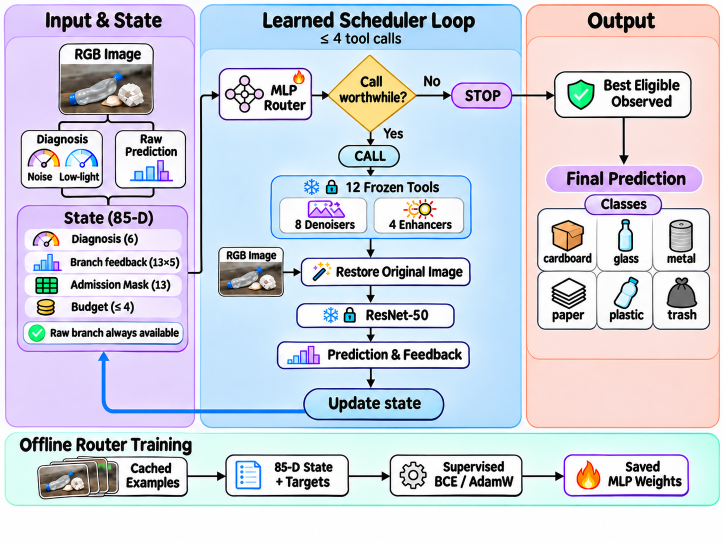
#> input picture assets/agent_scheduling.png, 1448 x 1086 px (shown at 1/2 size)
$ python -i toolbox.py   (imports and definitions only)
#> lines starting #> are read from the running program, lines starting #| are printed output that depends on the picture
"""依赖 OpenCV 的独立图像处理工具箱，不参与实验 Agent 的默认路由。"""
from __future__ import annotations

from typing import Callable

import cv2
import numpy as np


def _rgb(image: np.ndarray) -> np.ndarray:
    if image.ndim == 2:
        return cv2.cvtColor(image, cv2.COLOR_GRAY2RGB)
    if image.shape[2] == 4:
        return cv2.cvtColor(image, cv2.COLOR_RGBA2RGB)
    return image


# [18 lines left out: functions clahe, auto_contrast, not called in this run]


def gamma_lift(image: np.ndarray) -> np.ndarray:
    lut = np.clip(np.power(np.arange(256, dtype=np.float32) / 255.0, 0.7) * 255, 0, 255).astype(np.uint8)
    return cv2.LUT(_rgb(image), lut)


# [18 lines left out: functions white_balance, unsharp_mask, edge_detail, not called in this run]


def median_denoise(image: np.ndarray) -> np.ndarray:
    return cv2.medianBlur(_rgb(image), 3)


def bilateral_denoise(image: np.ndarray) -> np.ndarray:
    return cv2.bilateralFilter(_rgb(image), 7, 45, 45)


def nlmeans_denoise(image: np.ndarray) -> np.ndarray:
    return cv2.fastNlMeansDenoisingColored(_rgb(image), None, 5, 5, 7, 21)


def jpeg_cleanup(image: np.ndarray) -> np.ndarray:
    image = _rgb(image)
    ycrcb = cv2.cvtColor(image, cv2.COLOR_RGB2YCrCb)
#> ycrcb: shape (1086, 1448, 3); mean of channels 0, 1, 2 211.4, 125.2, 134.6
    y, cr, cb = cv2.split(ycrcb)
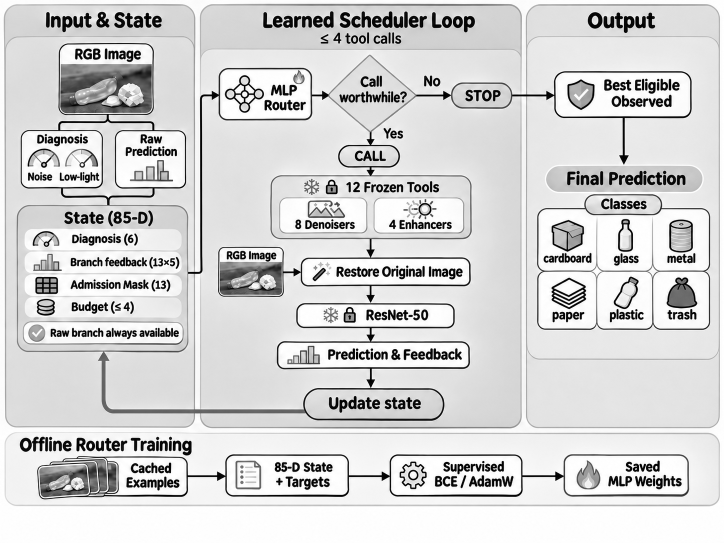
#> y: shape (1086, 1448) (shown at 1/2 size); min 0, max 255, mean 211.4
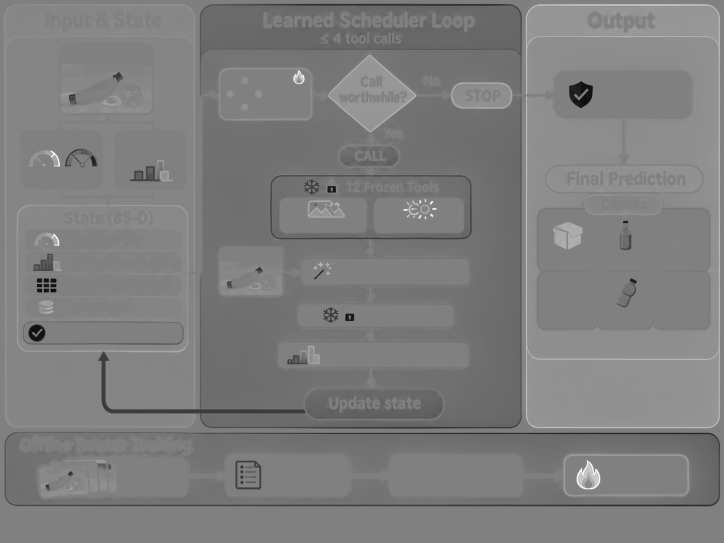
#> cr: shape (1086, 1448) (shown at 1/2 size); min 8, max 255, mean 125.2
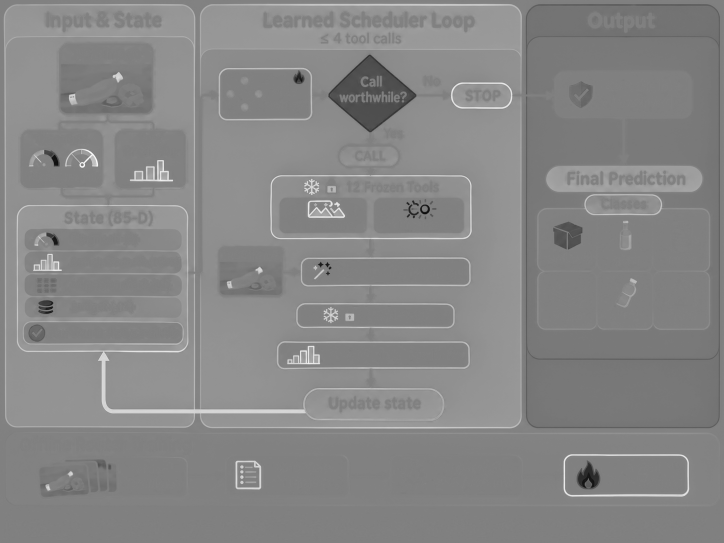
#> cb: shape (1086, 1448) (shown at 1/2 size); min 7, max 255, mean 134.6
    cr = cv2.bilateralFilter(cr, 5, 25, 25)
    cb = cv2.bilateralFilter(cb, 5, 25, 25)
    softened = cv2.cvtColor(cv2.merge((y, cr, cb)), cv2.COLOR_YCrCb2RGB)
    return cv2.addWeighted(image, 0.65, softened, 0.35, 0)
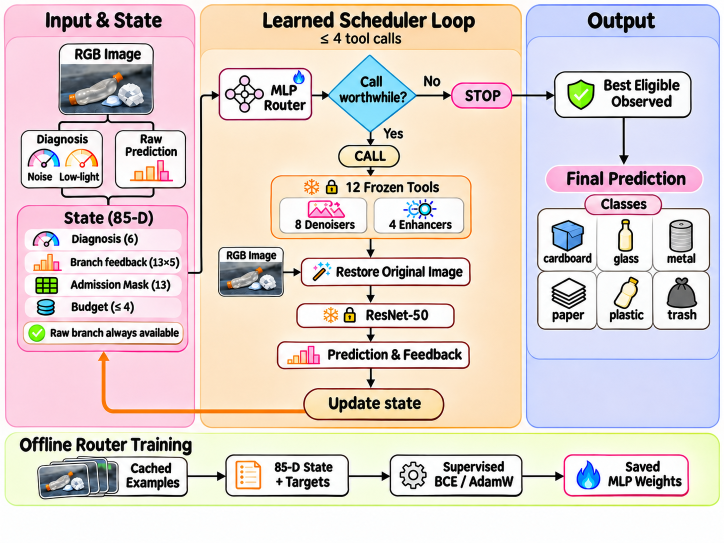
#> returned value: shape (1086, 1448, 3) (shown at 1/2 size); mean of channels 0, 1, 2 207.4, 211.2, 222.7; drawn as B, G, R


# [25 lines left out: functions dehaze, upscale_lanczos, upscale_cubic, saturation_boost, not called in this run]


TOOLS: dict[str, tuple[str, Callable[[np.ndarray], np.ndarray]]] = {
    "clahe": ("局部对比度增强", clahe),
    "auto-contrast": ("自动色阶", auto_contrast),
    "gamma-lift": ("暗部提亮", gamma_lift),
    "white-balance": ("灰世界白平衡", white_balance),
    "unsharp": ("反锐化清晰化", unsharp_mask),
    "edge-detail": ("边缘细节增强", edge_detail),
    "median-denoise": ("中值滤波去噪", median_denoise),
    "bilateral-denoise": ("双边滤波去噪", bilateral_denoise),
    "nlmeans-denoise": ("非局部均值去噪", nlmeans_denoise),
    "jpeg-cleanup": ("JPEG 色块与色噪清理", jpeg_cleanup),
    "dehaze": ("暗通道去雾", dehaze),
    "upscale-lanczos": ("Lanczos 二倍放大", upscale_lanczos),
    "upscale-cubic": ("三次插值二倍放大", upscale_cubic),
    "saturation": ("饱和度增强", saturation_boost),
}


# [10 lines left out: function apply_tool, not called in this run]

>>> import cv2
>>> picture = cv2.cvtColor(cv2.imread('../../assets/agent_scheduling.png'), cv2.COLOR_BGR2RGB)
>>> result = jpeg_cleanup(picture)
